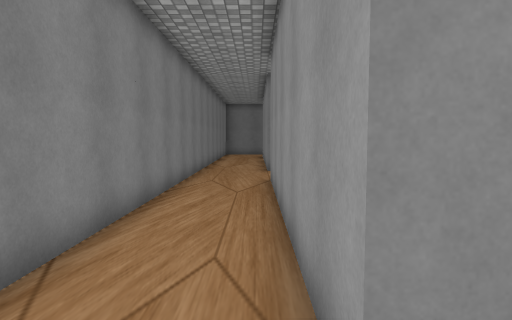
[1] (above)

18 first-person views from a walk through a scene from a Unity 3-D project. The camera is 1.5 m above the floor, tilts 4° down and sees 75° across. The floor is counted in squares, 1 m on a side. Each view is taken from the middle of a square. On the plan, view 1 faces up. The plan holds only what a view shows up to about 15 squares ahead; the rest is blank. The place goes on beyond the plan. The player character is not drawn. Some surface patterns are stand-ins.

[2]
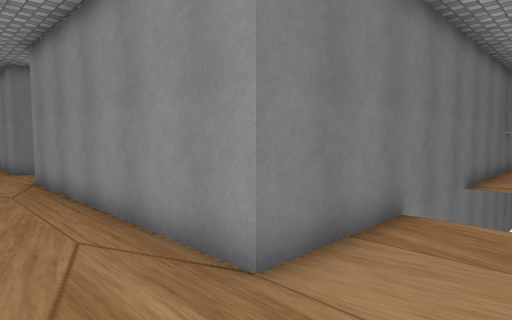

[3]
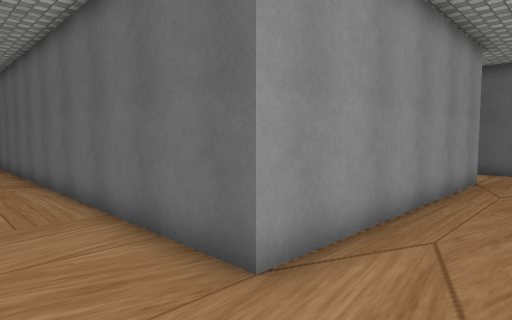

[4]
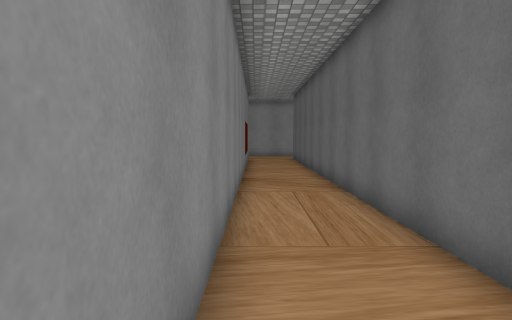

[5]
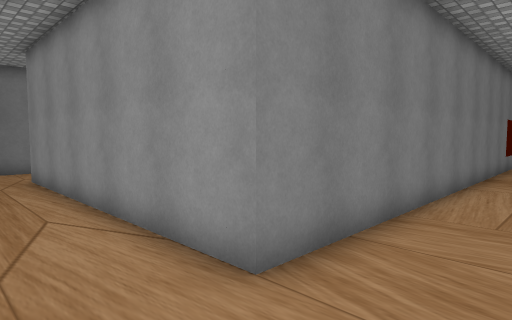

[6]
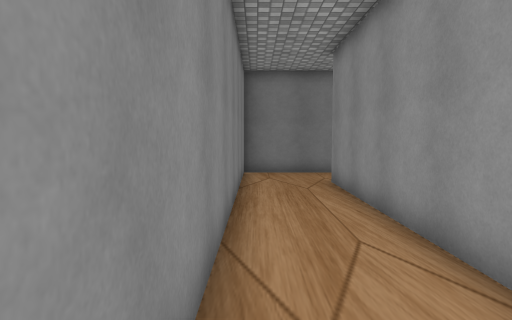

[7]
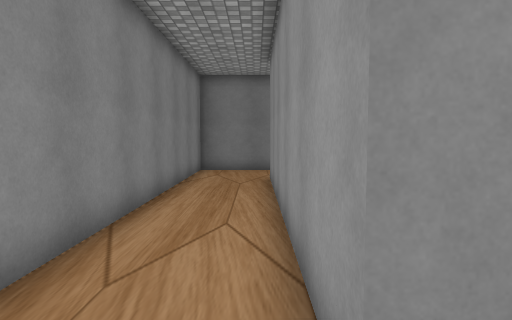

[8]
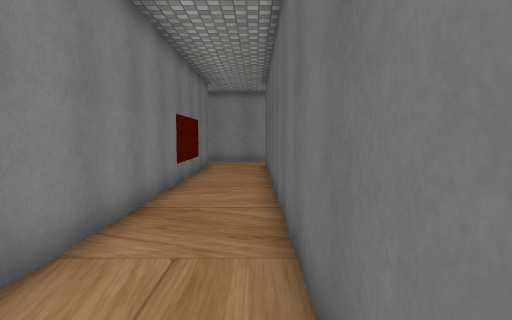

[9]
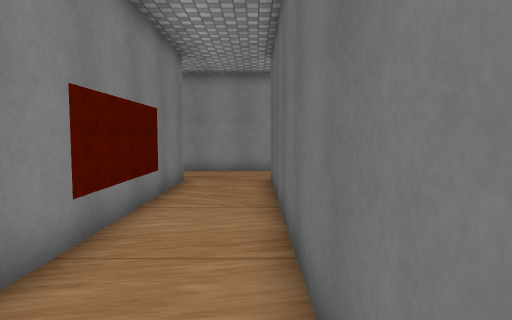

[10]
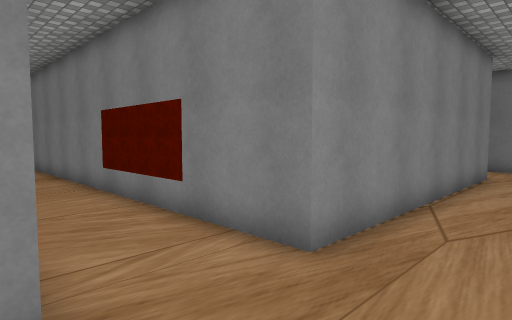

[11]
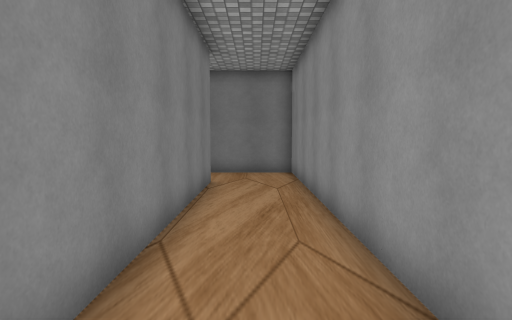

[12]
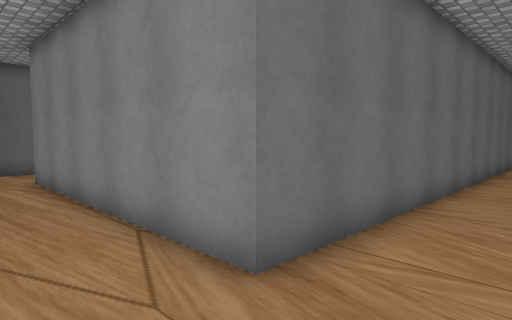

[13]
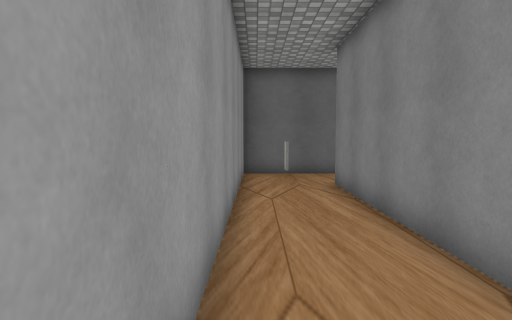

[14]
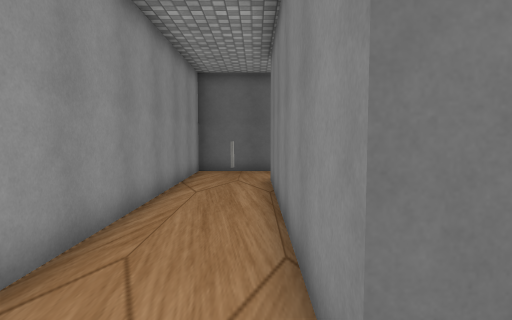

[15]
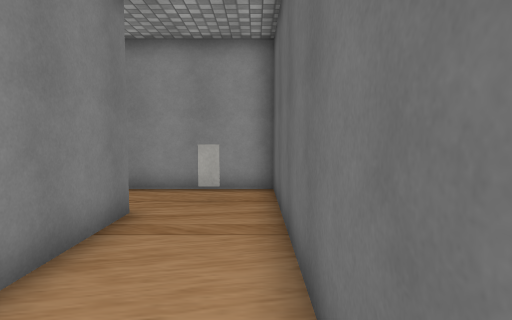

[16]
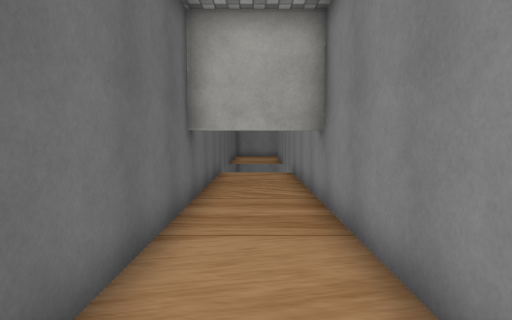

[17]
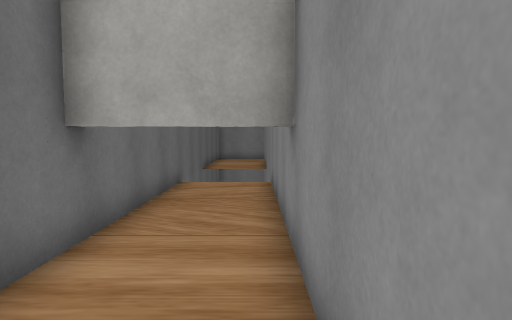

[18]
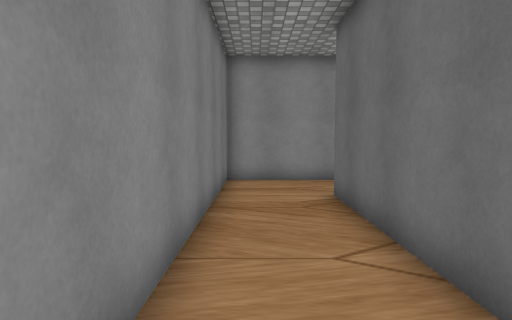

### Floor plan
Points are (right, up) in squares from view 1. A wall is a line through its corners. A room is listed if a view was taken in it or the views show most of it. See-through windows are left out.
Room 1 (views 1, 2, 3, 4, 5, 6, 7, 8, 9, 10, 11, 12, 13, 14, 15, 16, 17, 18)
walls: (14.6, 14.5) (0.5, 14.5) (0.5, 25); (15.6, 1.6) (15.6, -1.5); (16.5, 25) (22.5, 25) (22.5, 14.5) (19.4, 14.5); (6, 1.5) (0.5, 1.5) (0.5, 11.5) (22.5, 11.5) (22.5, 1.5) (13.9, 1.5); (14, -1.5) (25.5, -1.5) (25.5, 28) (15.2, 28); (23.9, -0.2) (23.9, 0.4); (1.2, 28) (-2.5, 28) (-2.5, 3.1); (0, -1.5) (1.1, -1.5)

Positions as (right, up) in squares from view 1, and headings:
1: (0, 0), facing up
2: (-2, -1), facing up-right
3: (-2, 14), facing down-right
4: (0, 14), facing right
5: (-2, 12), facing up-right
6: (-2, 14), facing up
7: (0, 13), facing up
8: (5, 12), facing right
9: (11, 12), facing right
10: (25, 11), facing up-left
11: (24, 14), facing up
12: (25, 14), facing down-left
13: (25, 12), facing down
14: (23, 13), facing down
15: (16, -1), facing right
16: (23, 0), facing left
17: (20, 1), facing left
18: (14, 27), facing right
